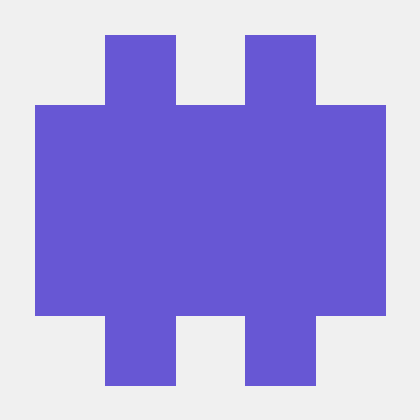
#> input picture Python_İmageprocessing/deneme.png, 420 x 420 px
$ python deneme24.py
#> lines starting #> are read from the running program, lines starting #| are printed output that depends on the picture; after the words box and inside, x2 and y2 are one past the last pixel; in counts of white or black regions, pixels touching at a corner belong together
import cv2
import numpy as np

# Resmi oku
img = cv2.imread('deneme.png', cv2.IMREAD_GRAYSCALE)
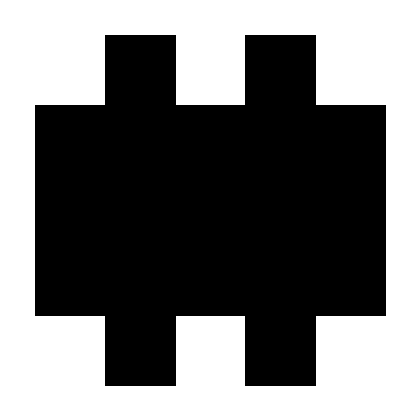
#> img: shape (420, 420); values 106 (black) and 240 (white), 46.7% white; 1 white region, box (x1, y1, x2, y2) and area: (0, 0, 420, 420) 82459

# Filtre boyutlarını tanımla
filter_sizes = [3, 5, 21]

# Her bir boyuttaki filtre için ortalama filtre uygula ve sonuçları göster
for size in filter_sizes:
    # Filtreyi tanımla
    kernel = np.ones((size, size), np.float32) / (size ** 2)
    # Filtreyi resme uygula
    filtered_img = cv2.filter2D(img, -1, kernel)
    # Resimleri göster
    cv2.imshow(f'Filtered Image ({size}x{size})', filtered_img)
#> this loop made 3 passes
#> pass 1, `filtered_img = cv2.filter2D(img, -1, kernel)`:
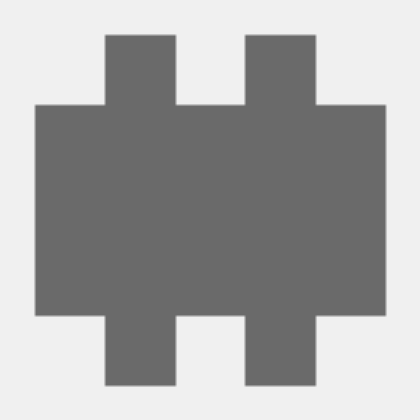
#> filtered_img: shape (420, 420); min 106, max 240, mean 168.6
#> pass 3, `filtered_img = cv2.filter2D(img, -1, kernel)`:
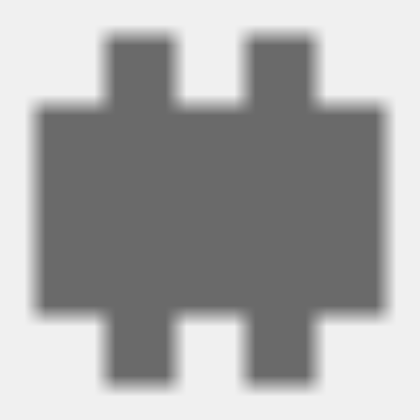
#> filtered_img: shape (420, 420); min 106, max 240, mean 168.6

# Çıkış yapmak için bir tuşa basılmasını bekle
cv2.waitKey(0)
cv2.destroyAllWindows()
